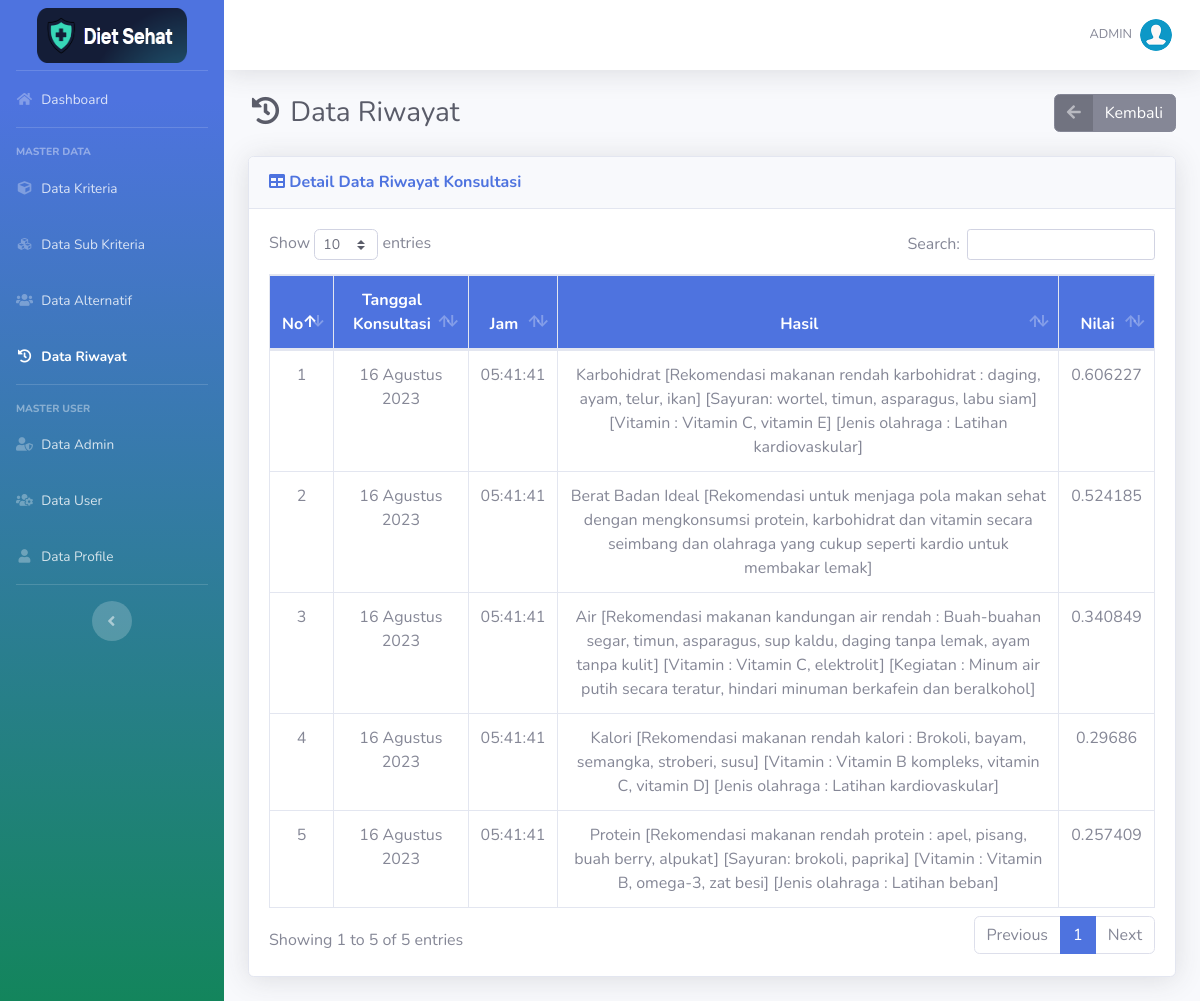
The app's page /riwayat-admin-detail.php?waktu=2023-08-16 05:41:41&id_user=8 (signed in) with its own data.
### tables this page shows
CREATE TABLE `hasil` (
  `id_hasil` int(11) NOT NULL,
  `id_user` int(11) NOT NULL,
  `id_alternatif` char(11) NOT NULL,
  `waktu` datetime NOT NULL,
  `nilai` float NOT NULL
);

CREATE TABLE `alternatif` (
  `id_alternatif` char(11) NOT NULL,
  `nama` varchar(500) NOT NULL
);

### includes/functions.php (called while the page is built, shortened)
<?php
function get_role() {
	if(isset($_SESSION['user_id']) && isset($_SESSION['role'])) {
		if($_SESSION['role'] == '1') {
			return 'admin';
		} else {
			return 'user';
		}
	} else {
		return false;
	}
}
function tgl_indo($tanggal){
	$bulan = array (
		1 =>   'Januari',
		'Februari',
		'Maret',
		'April',
		'Mei',
		'Juni',
		'Juli',
		'Agustus',
		'September',
		'Oktober',
		'November',
		'Desember'
	);
	$pecahkan = explode('-', $tanggal);
	return $pecahkan[2] . ' ' . $bulan[ (int)$pecahkan[1] ] . ' ' . $pecahkan[0];
}
?>

### riwayat-admin-detail.php (the view, shortened to what this page needs)
<?php
require_once('includes/init.php');
$user_role = get_role();
if($user_role == 'admin') {
require_once('template/header.php');
$waktu = (isset($_GET['waktu'])) ? trim($_GET['waktu']) : '';
$id_user = (isset($_GET['id_user'])) ? trim($_GET['id_user']) : '';
?>
<div class="d-sm-flex align-items-center justify-content-between mb-4">
    <h1 class="h3 mb-0 text-gray-800"><i class="fas fa-fw fa-history"></i> Data Riwayat</h1>
	<a href="riwayat-detail.php?id_user=<?=$id_user?>" class="btn btn-secondary btn-icon-split"><span class="icon text-white-50"><i class="fas fa-arrow-left"></i></span>
		<span class="text">Kembali</span>
	</a>
</div>
<div class="card shadow mb-4">
    <div class="card-header py-3">
        <h6 class="m-0 font-weight-bold text-success"><i class="fa fa-table"></i> Detail Data Riwayat Konsultasi</h6>
    </div>
    <div class="card-body">
		<div class="table-responsive">
			<table class="table table-bordered" id="dataTable" width="100%" cellspacing="0">
				<thead class="bg-success text-white">
					<tr align="center">
						<th width="5%">No</th>
						<th>Tanggal Konsultasi</th>
						<th>Jam</th>
						<th>Hasil</th>
						<th>Nilai</th>
				</thead>
				<tbody>
					<?php
						$no=0;
						$query = mysqli_query($koneksi,"SELECT id_hasil, id_alternatif, nilai, waktu, DATE_FORMAT(waktu, '%Y-%m-%d') as tanggal, DATE_FORMAT(waktu, '%H:%i:%s') as jam FROM hasil WHERE id_user='$id_user' AND waktu='$waktu';");
						while($data = mysqli_fetch_array($query)){
						$no++;
					?>
					<tr align="center">
						<td><?= $no; ?></td>
						<td><?= tgl_indo($data['tanggal']); ?></td>
						<td><?= $data['jam']; ?></td>
						<td>
						<?php
							$waktu = $data['waktu'];
							$id_alternatif = $data['id_alternatif'];
							$q1 = mysqli_query($koneksi,"SELECT * FROM hasil JOIN alternatif ON hasil.id_alternatif=alternatif.id_alternatif WHERE hasil.id_alternatif='$id_alternatif' AND hasil.waktu='$waktu';");
							$d1 = mysqli_fetch_array($q1);
							echo $d1['nama'];
						?>
						</td>
						<td><?= $data['nilai']; ?></td>
					</tr>
					<?php
						}
					?>
				</tbody>
			</table>
		</div>
	</div>
</div>
<?php
require_once('template/footer.php');
}
else {
	header('Location: login.php');
}
?>

### records on screen
hasil: tanggal "16 Agustus 2023", jam "05:41:41", id_alternatif.nama "Karbohidrat [Rekomendasi makanan rendah karbohidrat : daging, ayam, telur, ikan] [Sayuran: wortel, timun, asparagus, labu siam] [Vitamin : Vitamin C, vitamin E] [Jenis olahraga : Latihan kardiovaskular]", nilai "0.606227"
hasil: tanggal "16 Agustus 2023", jam "05:41:41", id_alternatif.nama "Berat Badan Ideal [Rekomendasi untuk menjaga pola makan sehat dengan mengkonsumsi protein, karbohidrat dan vitamin secara seimbang dan olahraga yang cukup seperti kardio untuk membakar lemak]", nilai "0.524185"
hasil: tanggal "16 Agustus 2023", jam "05:41:41", id_alternatif.nama "Air [Rekomendasi makanan kandungan air rendah : Buah-buahan segar, timun, asparagus, sup kaldu, daging tanpa lemak, ayam tanpa kulit] [Vitamin : Vitamin C, elektrolit] [Kegiatan : Minum air putih secara teratur, hindari minuman berkafein dan beralkohol]", nilai "0.340849"
hasil: tanggal "16 Agustus 2023", jam "05:41:41", id_alternatif.nama "Kalori [Rekomendasi makanan rendah kalori : Brokoli, bayam, semangka, stroberi, susu] [Vitamin : Vitamin B kompleks, vitamin C, vitamin D] [Jenis olahraga : Latihan kardiovaskular]", nilai "0.29686"
hasil: tanggal "16 Agustus 2023", jam "05:41:41", id_alternatif.nama "Protein [Rekomendasi makanan rendah protein : apel, pisang, buah berry, alpukat] [Sayuran: brokoli, paprika] [Vitamin : Vitamin B, omega-3, zat besi] [Jenis olahraga : Latihan beban]", nilai "0.257409"

### other values on screen
$_SESSION['nama'] "ADMIN"
